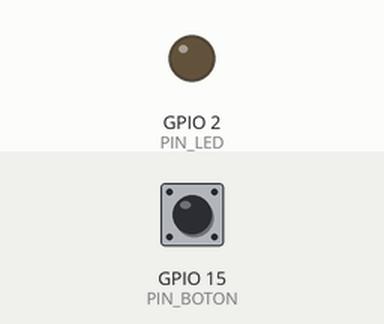
The program below on a simulated ESP32. Shown: output pins drawn as LEDs (lit = HIGH). Inputs (shaded band) come from the test bench; at power-on: GPIO 15 (PIN_BOTON) HIGH. What the program prints to the serial monitor is not drawn.

Above: at 0.0 s.
At 8.1 s:
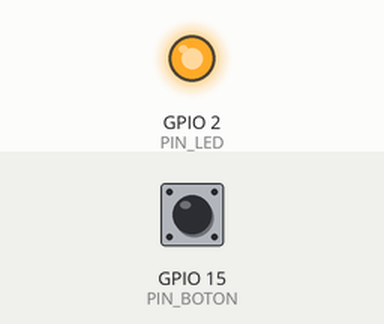
Timing chart, 0 to 11.5 s (numbered marks = the images above):
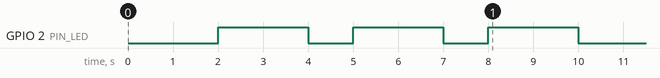

The program:

main.cpp
```cpp
#include <Arduino.h>
#include <macros.h>

/* Regresa un numero: -1, 0, 1, 2, ... max
   -1 = Se oprimio el boton desde el arranque del microcontrolador
   0  = No se oprimio en boton en max encendidos del led
   1  = Se oprimio el boton cuando el led encendio por primera vez
   2  = Se oprimio el boton cuando el led encendio por segunda vez
   3  = Se oprimio el boton cuando el led encendio por tercera vez */
int lee_boton(int pin_boton, int pin_led, int max){
  unsigned long t0;
  int respuesta = 0;
  if(digitalRead(pin_boton) == LOW)  // Boton oprimido
    respuesta = -1;
  for(int i = 1; (i <= max) && (respuesta == 0); i++){
    digitalWrite(pin_led,HIGH);
    t0 = millis();
    while (millis() - t0 < 2000){
      if(digitalRead(pin_boton) == LOW){ // Boton oprimido
        digitalWrite(pin_led, LOW);
        respuesta = i;
      }
    }
    digitalWrite(pin_led, LOW);
    delay(1000);
  }
  return respuesta;
}

int opcion;

void setup() {
  Serial.begin(115200);
  delay(2000);
  pinMode(PIN_BOTON, INPUT_PULLUP);
  pinMode(PIN_LED,   OUTPUT);
  opcion = lee_boton(PIN_BOTON, PIN_LED, 3);
  Serial.printf("la lectura del boton es: %d\n",opcion);
}

void loop() {}
```

macros.h
```cpp
#define PIN_LED    2
#define PIN_BOTON 15
```
